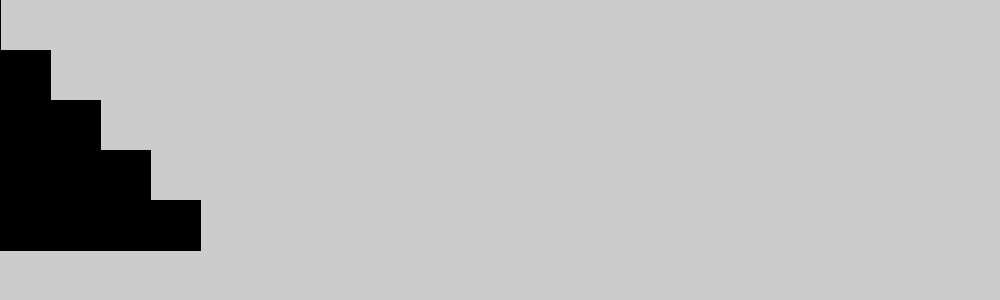
Frame 1 (no input)
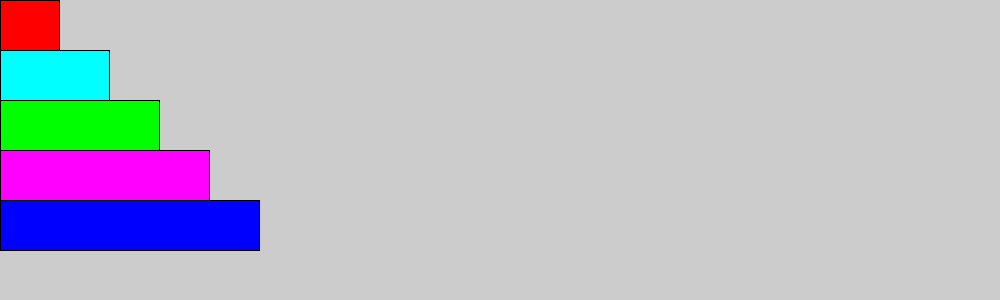
Frame 60 (the mouse pressed at the canvas centre just before this capture)
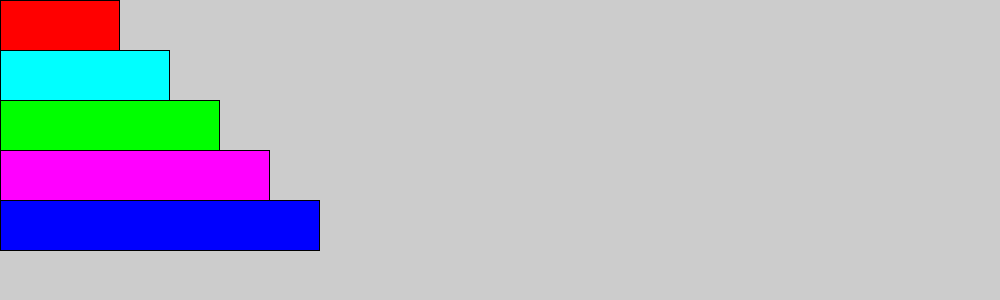
Frame 120 (the mouse held since frame 60 and released just before this capture)

The Processing sketch that drew these frames (run headless with seeded random() and noise(); from frame 60 on, the mouse is pressed at the canvas centre):

// Processing sketch: ejercicio_8
// ── ejercicio_8.pde
int col = 0;
int tamanio = 0;

void setup() {
  size(1000, 300);
}

void draw() {
  fill((col % 200)*255,0,0);
  rect(0, 0, tamanio, 50);
  
  fill(0,(col % 400)*255,(col % 400)*255);
  rect(0, 50, tamanio+50, 50);
  
  fill(0,(col % 600)*255,0);
  rect(0, 100, tamanio+100, 50);
  
  fill((col % 800)*255,0,(col % 800)*255);
  rect(0, 150, tamanio+150, 50);
  
  fill(0,0,(col % 1000)*255);
  rect(0, 200, tamanio+200, 50);
  
  tamanio = tamanio +1;
  col++;

}
